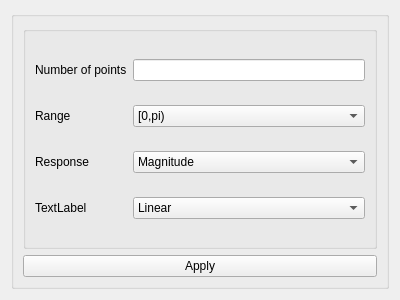
<?xml version="1.0" encoding="UTF-8"?>
<ui version="4.0">
 <class>Form</class>
 <widget class="QWidget" name="Form">
  <property name="geometry">
   <rect>
    <x>0</x>
    <y>0</y>
    <width>400</width>
    <height>300</height>
   </rect>
  </property>
  <property name="windowTitle">
   <string>Form</string>
  </property>
  <layout class="QGridLayout" name="gridLayout_2">
   <item row="0" column="0">
    <widget class="QGroupBox" name="groupBox_2">
     <property name="title">
      <string/>
     </property>
     <layout class="QVBoxLayout" name="verticalLayout">
      <item>
       <widget class="QGroupBox" name="groupBox">
        <property name="title">
         <string/>
        </property>
        <layout class="QGridLayout" name="gridLayout">
         <item row="0" column="0">
          <widget class="QLabel" name="label">
           <property name="text">
            <string>Number of points</string>
           </property>
          </widget>
         </item>
         <item row="4" column="0">
          <widget class="QLabel" name="label_3">
           <property name="text">
            <string>TextLabel</string>
           </property>
          </widget>
         </item>
         <item row="2" column="0">
          <widget class="QLabel" name="label_2">
           <property name="text">
            <string>Range</string>
           </property>
          </widget>
         </item>
         <item row="4" column="1">
          <widget class="QComboBox" name="comboBox_2">
           <item>
            <property name="text">
             <string>Linear</string>
            </property>
           </item>
           <item>
            <property name="text">
             <string>Log</string>
            </property>
           </item>
          </widget>
         </item>
         <item row="2" column="1">
          <widget class="QComboBox" name="comboBox">
           <item>
            <property name="text">
             <string>[0,pi)</string>
            </property>
           </item>
           <item>
            <property name="text">
             <string>[0,2pi)</string>
            </property>
           </item>
           <item>
            <property name="text">
             <string>[-pi,pi)</string>
            </property>
           </item>
          </widget>
         </item>
         <item row="0" column="1">
          <widget class="QLineEdit" name="lineEdit"/>
         </item>
         <item row="3" column="0">
          <widget class="QLabel" name="label_4">
           <property name="text">
            <string>Response</string>
           </property>
          </widget>
         </item>
         <item row="3" column="1">
          <widget class="QComboBox" name="comboBox_3">
           <item>
            <property name="text">
             <string>Magnitude</string>
            </property>
           </item>
           <item>
            <property name="text">
             <string>Magnitude(dB)</string>
            </property>
           </item>
          </widget>
         </item>
        </layout>
       </widget>
      </item>
      <item>
       <widget class="QPushButton" name="pushButton">
        <property name="text">
         <string>Apply</string>
        </property>
       </widget>
      </item>
     </layout>
    </widget>
   </item>
  </layout>
 </widget>
 <resources/>
 <connections/>
</ui>
